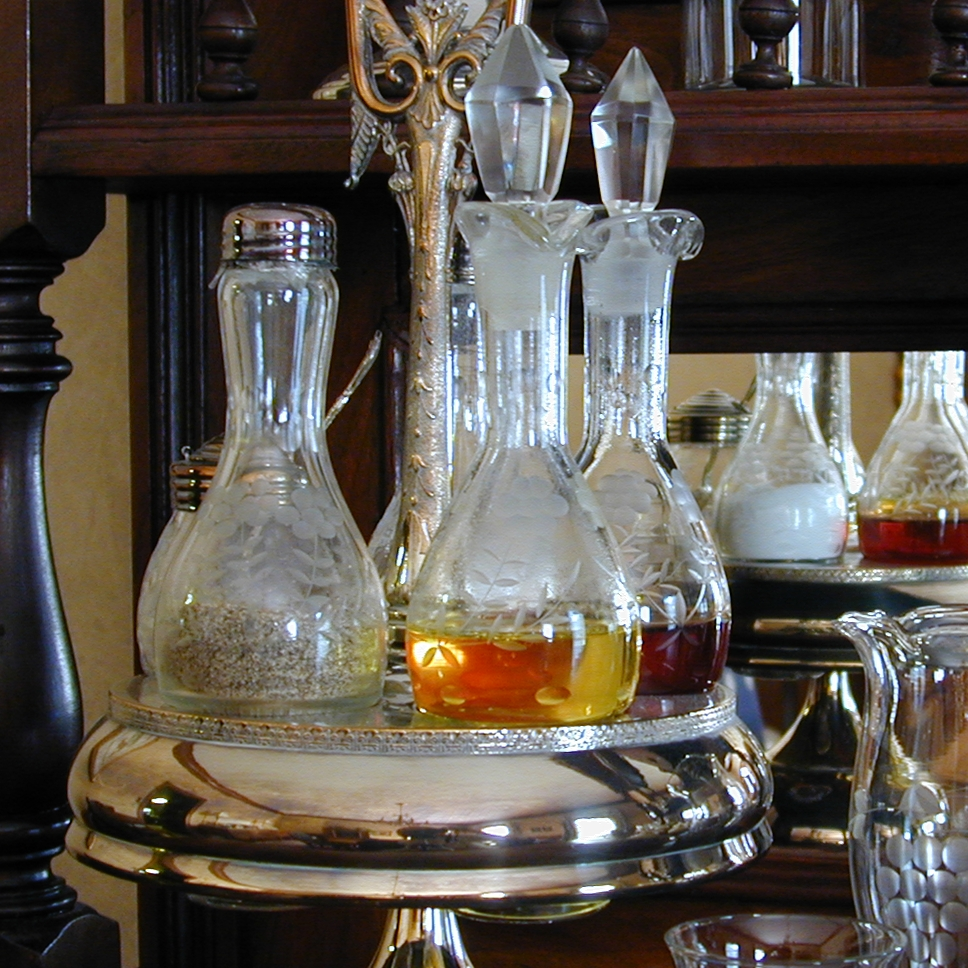
#> input picture 实验/数图第四次编程作业/image.jpg, 968 x 968 px
$ python '直方图均衡.py'
#> lines starting #> are read from the running program, lines starting #| are printed output that depends on the picture
#> further down, image is the input picture: shape (968, 968, 3); mean B, G, R 76.6, 84.9, 91.8
import cv2
import numpy as np
import matplotlib.pyplot as plt
font = {'family': 'MicroSoft YaHei',
        'weight': 'bold',
        'size': 'larger'}
(plt.rc("font", family='MicroSoft YaHei', weight="bold"))
def equalize_hist_in_hsi(image):
    hsi = cv2.cvtColor(image, cv2.COLOR_BGR2HSV)
#> hsi: shape (968, 968, 3); mean H, S, V 46.7, 74, 96.6
    h, s, i = cv2.split(hsi)
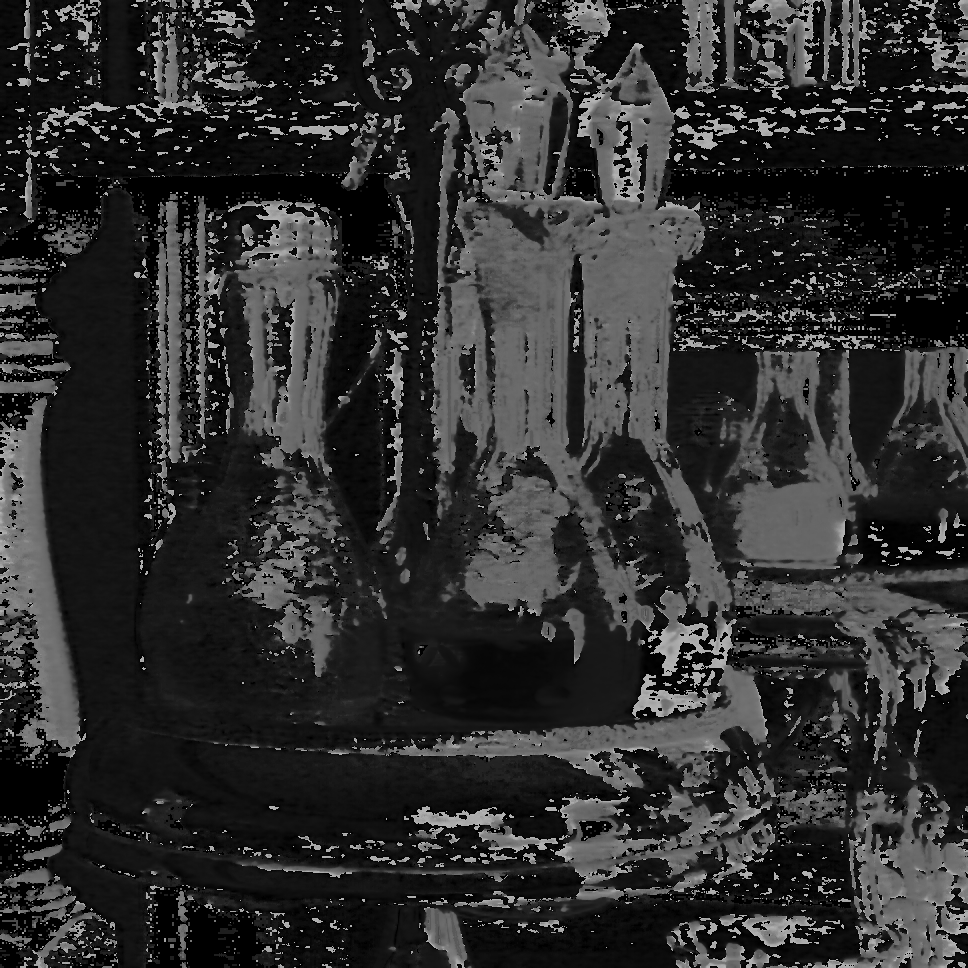
#> h: shape (968, 968); min 0, max 179, mean 46.7
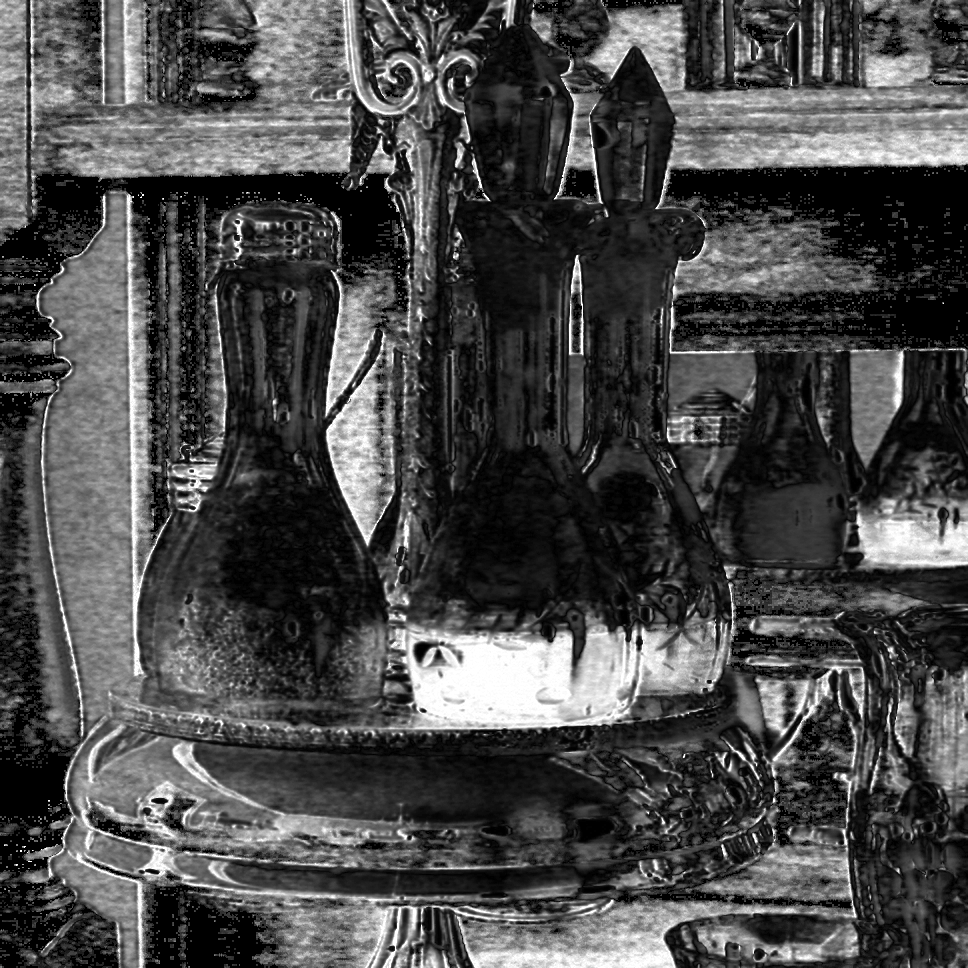
#> s: shape (968, 968); min 0, max 255, mean 74
    i_equalized = cv2.equalizeHist(i)
    hsi_equalized = cv2.merge([h, s, i_equalized])
#> hsi_equalized: shape (968, 968, 3); mean H, S, V 46.7, 74, 128.2
    result = cv2.cvtColor(hsi_equalized, cv2.COLOR_HSV2BGR)
    return result

def equalize_hist_in_rgb(image):
    b, g, r = cv2.split(image)
    b_eq = cv2.equalizeHist(b)
    g_eq = cv2.equalizeHist(g)
    r_eq = cv2.equalizeHist(r)
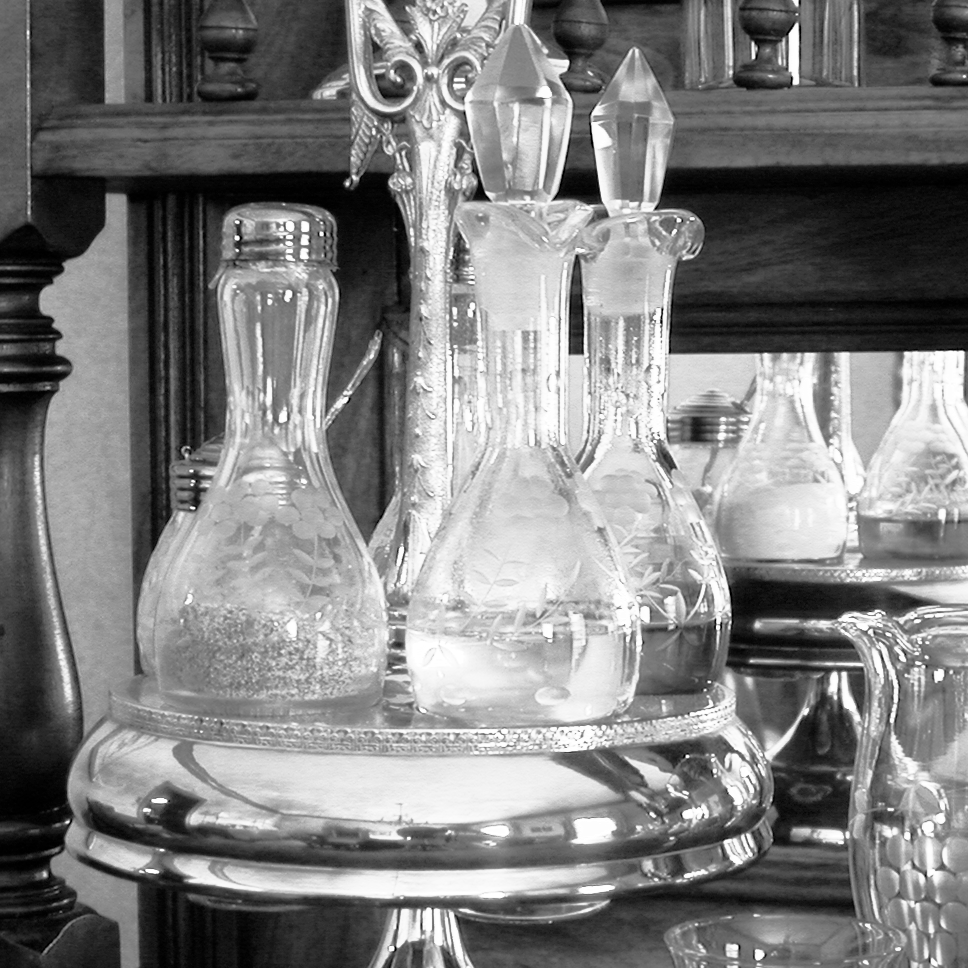
#> r_eq: shape (968, 968); min 0, max 255, mean 128.2
    result = cv2.merge([b_eq, g_eq, r_eq])
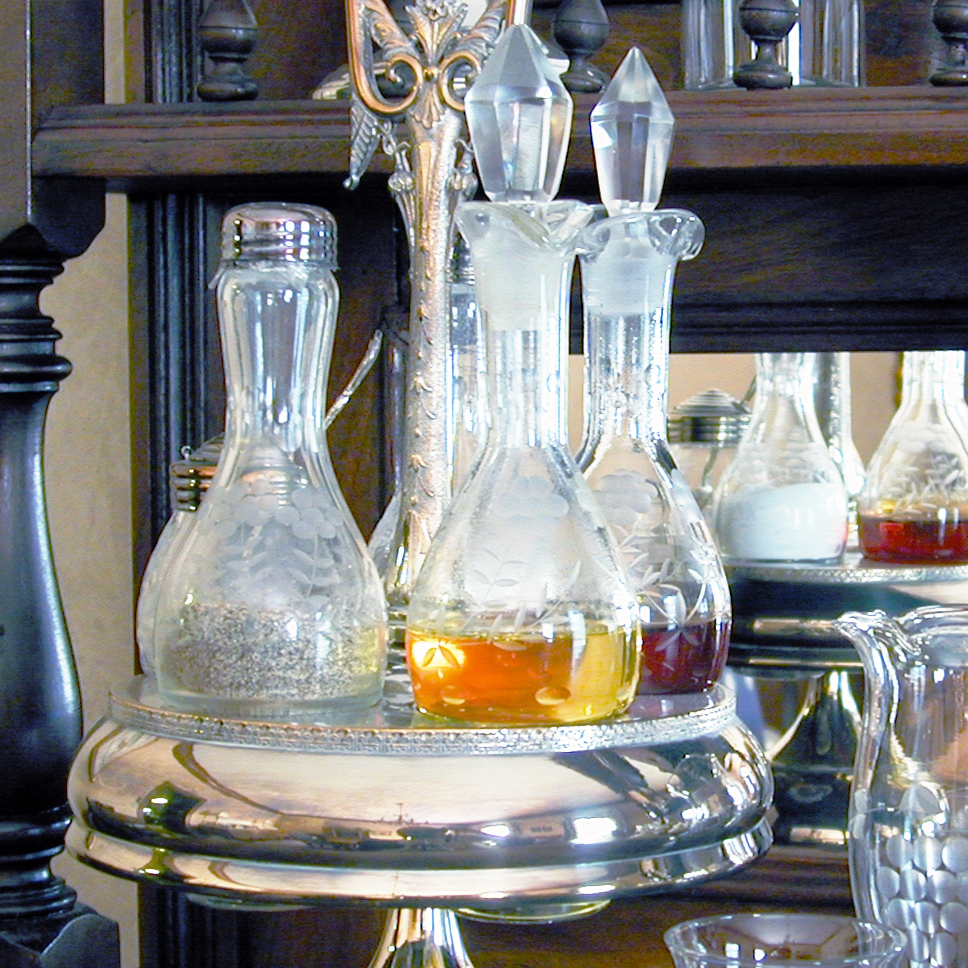
#> result: shape (968, 968, 3); mean B, G, R 127, 128.3, 128.2
    return result

# 读取图像
image_path = 'image.jpg'
image = cv2.imread(image_path)

# 检查图像是否加载成功
if image is None:
    raise FileNotFoundError(f"无法加载图像: {image_path}")

# 方法#1：HSI空间I分量直方图均衡
hsi_equalized = equalize_hist_in_hsi(image)

# 方法#2：RGB空间各通道直方图均衡
rgb_equalized = equalize_hist_in_rgb(image)

# 显示结果
plt.figure(figsize=(12, 8))

plt.subplot(1, 3, 1)
plt.imshow(cv2.cvtColor(image, cv2.COLOR_BGR2RGB))
plt.title('原始图像')

plt.subplot(1, 3, 2)
plt.imshow(cv2.cvtColor(hsi_equalized, cv2.COLOR_BGR2RGB))
plt.title('仅在I通道上进行直方图均衡')

plt.subplot(1, 3, 3)
plt.imshow(cv2.cvtColor(rgb_equalized, cv2.COLOR_BGR2RGB))
plt.title('在RGB通道上进行直方图均衡')

plt.tight_layout()
plt.show()
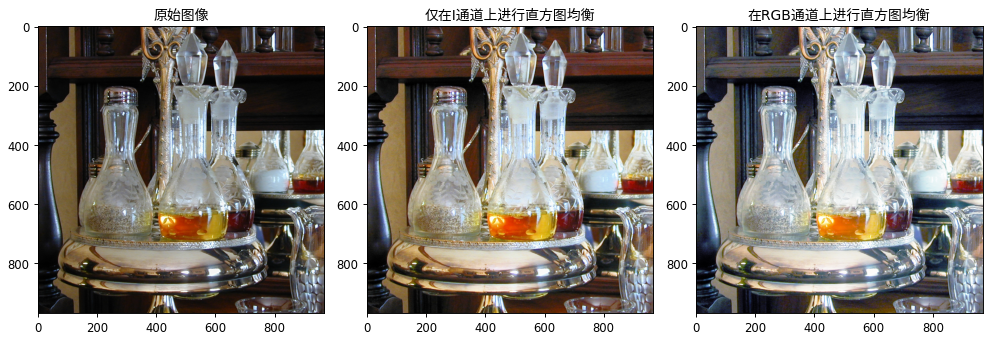
#> figure drawn by matplotlib, 3 panels
